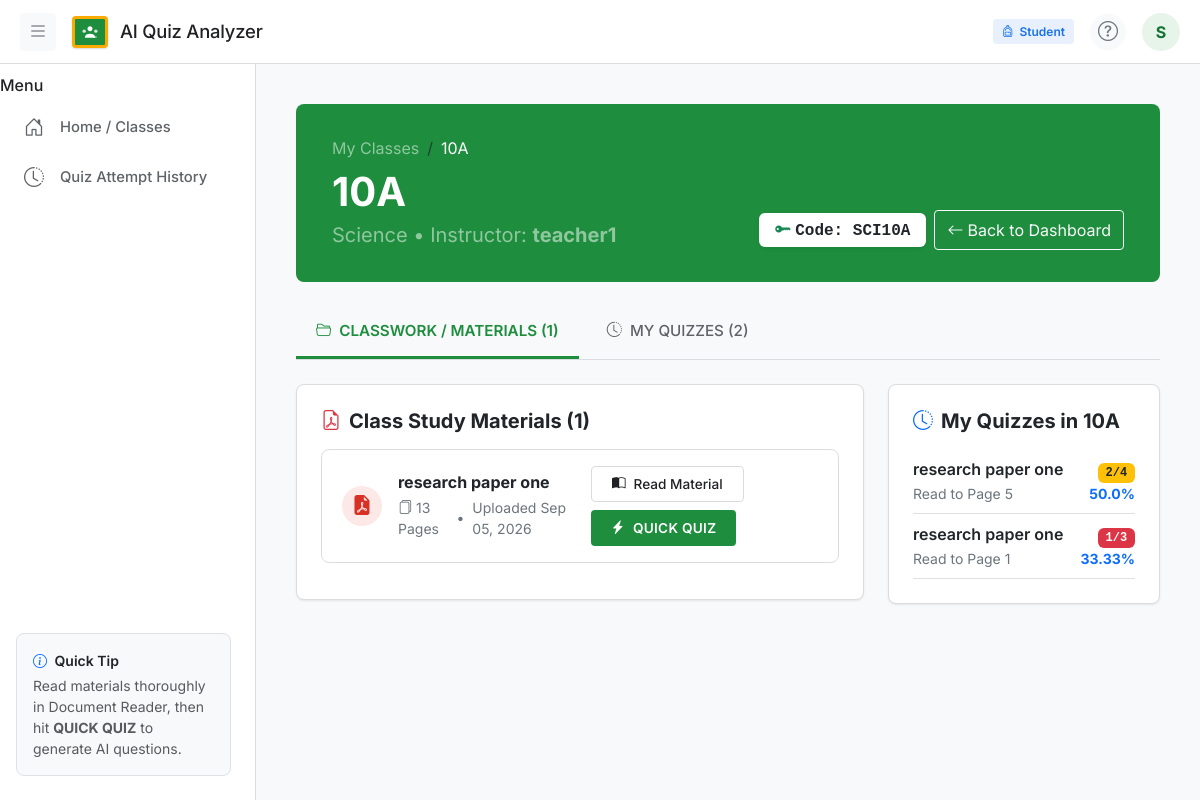
Page /student/class/1/ (signed in) on the committed database.
### quiz_app/models.py (models this page shows, shortened)
class User(AbstractUser):
    ROLE_CHOICES = (
        ('TEACHER', 'Teacher'),
        ('STUDENT', 'Student'),
    )
    role = models.CharField(max_length=10, choices=ROLE_CHOICES, default='STUDENT')
    @property
    def is_teacher(self):
        return self.role == 'TEACHER'
    @property
    def is_student(self):
        return self.role == 'STUDENT'

class ClassRoom(models.Model):
    name = models.CharField(max_length=100)
    code = models.CharField(max_length=20, unique=True)
    subject = models.CharField(max_length=100)
    teacher = models.ForeignKey(User, on_delete=models.CASCADE, related_name='classes_created')
    created_at = models.DateTimeField(auto_now_add=True)

class Document(models.Model):
    FILE_TYPE_CHOICES = (
        ('PDF', 'PDF Document'),
        ('PPT', 'PPT Presentation'),
        ('PPTX', 'PPTX Presentation'),
    )
    STATUS_CHOICES = (
        ('PENDING', 'Pending Processing'),
        ('PROCESSING', 'Processing'),
        ('COMPLETED', 'AI Analysis Completed'),
        ('FAILED', 'Processing Failed'),
    )
    classroom = models.ForeignKey(ClassRoom, on_delete=models.CASCADE, related_name='documents')
    title = models.CharField(max_length=255)
    file = models.FileField(upload_to='documents/', null=True, blank=True)
    file_type = models.CharField(max_length=10, choices=FILE_TYPE_CHOICES, default='PDF')
    total_pages = models.IntegerField(default=0)
    upload_date = models.DateTimeField(auto_now_add=True)
    processing_status = models.CharField(max_length=20, choices=STATUS_CHOICES, default='PENDING')

class QuizAttempt(models.Model):
    STATUS_CHOICES = (
        ('IN_PROGRESS', 'In Progress'),
        ('COMPLETED', 'Completed'),
    )
    student = models.ForeignKey(User, on_delete=models.CASCADE, related_name='quiz_attempts')
    document = models.ForeignKey(Document, on_delete=models.CASCADE, related_name='quiz_attempts')
    confirmed_page = models.IntegerField()
    confirmed_paragraph = models.IntegerField(default=1)
    confirmed_line = models.IntegerField(default=1)
    started_at = models.DateTimeField(auto_now_add=True)
    completed_at = models.DateTimeField(null=True, blank=True)
    questions_attempted = models.IntegerField(default=0)
    correct_answers = models.IntegerField(default=0)
    wrong_answers = models.IntegerField(default=0)
    score = models.CharField(max_length=20, default='0/0')
    percentage = models.FloatField(default=0.0)
    status = models.CharField(max_length=20, choices=STATUS_CHOICES, default='IN_PROGRESS')
    class Meta:
        ordering = ['-started_at']

### quiz_app/views.py (the view)
# urls.py: path('student/class/<int:class_id>/', views.student_class_detail, name='student_class_detail'),
@login_required
def student_class_detail(request, class_id):
    if not request.user.is_student:
        return redirect('teacher_dashboard')
    enrollment = Enrollment.objects.filter(student=request.user, classroom_id=class_id).select_related('classroom', 'classroom__teacher').first()
    if not enrollment:
        messages.error(request, "Access Denied: You are not enrolled in this classroom.")
        return redirect('student_dashboard')
    classroom = enrollment.classroom
    documents = classroom.documents.all().order_by('-upload_date')
    progress_map = {}
    for p in ReadingProgress.objects.filter(student=request.user, document__in=documents):
        progress_map[p.document_id] = p
    recent_attempts = QuizAttempt.objects.filter(
        student=request.user,
        document__classroom=classroom,
        status='COMPLETED'
    ).select_related('document').order_by('-completed_at')[:5]
    context = {
        'classroom': classroom,
        'documents': documents,
        'progress_map': progress_map,
        'recent_attempts': recent_attempts,
    }
    return render(request, 'student/class_detail.html', context)

### templates/student/class_detail.html (shortened to what this page needs)
{% extends 'base.html' %}
{% block content %}
<div class="py-2">
    <div class="gc-classroom-banner gc-banner-green d-flex flex-wrap justify-content-between align-items-end gap-3 mb-4">
        <div>
            <nav aria-label="breadcrumb" class="mb-2">
                <ol class="breadcrumb mb-0 text-white-50 small">
                    <li class="breadcrumb-item"><a href="{% url 'student_dashboard' %}" class="text-white-50 text-decoration-none">My Classes</a></li>
                    <li class="breadcrumb-item active text-white" aria-current="page">{{ classroom.name }}</li>
                </ol>
            </nav>
            <h1 class="display-6 fw-bold text-white mb-1">{{ classroom.name }}</h1>
            <p class="fs-5 text-white-50 mb-0">{{ classroom.subject }} • Instructor: <strong>{{ classroom.teacher.username }}</strong></p>
        </div>
        <div class="d-flex align-items-center gap-2">
            <span class="badge bg-white text-dark font-monospace px-3 py-2 fs-6 shadow-sm"><i class="bi bi-key-fill text-success me-1"></i>Code: {{ classroom.code }}</span>
            <a href="{% url 'student_dashboard' %}" class="btn btn-outline-light" style="border-radius: var(--gc-radius-sm); height: 40px; display: inline-flex; align-items: center;">
                <i class="bi bi-arrow-left me-1"></i> Back to Dashboard
            </a>
        </div>
    </div>
    <div class="gc-tabs">
        <a href="#materials-section" class="gc-tab-item active">
            <i class="bi bi-folder2-open"></i> CLASSWORK / MATERIALS ({{ documents.count }})
        </a>
        <a href="#quizzes-section" class="gc-tab-item">
            <i class="bi bi-clock-history"></i> MY QUIZZES ({{ recent_attempts.count }})
        </a>
    </div>
    <div class="row g-4">
        <div class="col-lg-8">
            <div class="gc-card p-4" id="materials-section">
                <h5 class="fw-bold text-dark mb-3"><i class="bi bi-file-earmark-pdf text-danger me-2"></i>Class Study Materials ({{ documents.count }})</h5>
                {% if documents %}
                    <div class="d-flex flex-column gap-3">
                        {% for doc in documents %}
                            <div class="gc-resource-item">
                                <div class="d-flex align-items-center gap-3">
                                    <div class="gc-resource-icon" style="background: var(--gc-red-light); color: var(--gc-red);">
                                        <i class="bi bi-file-earmark-pdf-fill"></i>
                                    </div>
                                    <div>
                                        <h6 class="fw-bold text-dark mb-1">{{ doc.title }}</h6>
                                        <div class="d-flex align-items-center gap-2 text-secondary small">
                                            <span><i class="bi bi-files me-1"></i>{{ doc.total_pages }} Pages</span>
                                            <span>•</span>
                                            <span>Uploaded {{ doc.upload_date|date:"M d, Y" }}</span>
                                        </div>
                                    </div>
                                </div>
                                <div class="d-flex align-items-center gap-2 flex-wrap">
                                    <a href="{% url 'document_viewer' doc.id %}" class="btn-gc-secondary text-nowrap" style="height: 36px; font-size: 0.85rem;">
                                        <i class="bi bi-book-half"></i> Read Material
                                    </a>
                                    <a href="{% url 'confirm_progress' doc.id %}" class="btn-quick-quiz text-nowrap" style="height: 36px; font-size: 0.85rem;">
                                        <i class="bi bi-lightning-charge-fill"></i> QUICK QUIZ
                                    </a>
                                </div>
                            </div>
                        {% endfor %}
                    </div>
                {% else %}
                    {% include 'components/empty_state.html' with icon_class="bi-journal-x" title="No study materials uploaded yet" description="Your teacher has not uploaded study materials for this class yet. Check back soon!" %}
                {% endif %}
            </div>
        </div>
        <div class="col-lg-4" id="quizzes-section">
            <div class="gc-card p-4">
                <h5 class="fw-bold text-dark mb-3"><i class="bi bi-clock-history text-primary me-2"></i>My Quizzes in {{ classroom.name }}</h5>
                {% if recent_attempts %}
                    <div class="list-group list-group-flush">
                        {% for attempt in recent_attempts %}
                            <a href="{% url 'quiz_result' attempt.id %}" class="list-group-item list-group-item-action px-0 py-2.5 border-0 border-bottom">
                                <div class="d-flex justify-content-between align-items-center">
                                    <div>
                                        <div class="fw-semibold text-dark text-truncate" style="max-width: 160px;">{{ attempt.document.title }}</div>
                                        <span class="small text-secondary">Read to Page {{ attempt.confirmed_page }}</span>
                                    </div>
                                    <div class="text-end">
                                        <span class="badge {% if attempt.percentage >= 75 %}bg-success{% elif attempt.percentage >= 50 %}bg-warning text-dark{% else %}bg-danger{% endif %} font-monospace">
                                            {{ attempt.score }}
                                        </span>
                                        <div class="small fw-bold text-primary mt-0.5">{{ attempt.percentage }}%</div>
                                    </div>
                                </div>
                            </a>
                        {% endfor %}
                    </div>
                {% else %}
                    <div class="text-center py-4 text-secondary small">No quiz attempts recorded in this class yet.</div>
                {% endif %}
            </div>
        </div>
    </div>
</div>
{% endblock %}

### templates/components/topbar.html (shortened to what this page needs)
<header class="gc-header">
    <div class="d-flex align-items-center gap-3">
        {% if user.is_authenticated %}
        <button class="btn btn-light btn-sm border-0 text-secondary fs-5 p-1 px-2" type="button" onclick="toggleSidebar()" aria-label="Toggle Navigation">
            <i class="bi bi-list"></i>
        </button>
        {% endif %}
        <a class="gc-brand" href="{% url 'dashboard' %}">
            <div class="gc-chalkboard-logo">
            </div>
            <span class="gc-brand-title">AI Quiz Analyzer</span>
        </a>
    </div>
    {% if user.is_authenticated %}
    <div class="d-flex align-items-center gap-3">
        <span class="badge-gc-role {% if user.is_teacher %}badge-gc-teacher{% else %}badge-gc-student{% endif %} d-none d-md-inline-flex">
            <i class="bi {% if user.is_teacher %}bi-person-badge{% else %}bi-backpack{% endif %}"></i>
            {{ user.get_role_display }}
        </span>
        <button class="btn btn-light rounded-circle text-secondary p-1 d-none d-sm-flex align-items-center justify-content-center" style="width: 36px; height: 36px;" title="Help & Info" data-bs-toggle="modal" data-bs-target="#helpModal">
            <i class="bi bi-question-circle fs-5"></i>
        </button>
        <div class="dropdown">
            <button class="btn btn-light border-0 p-1 rounded-circle d-flex align-items-center justify-content-center" type="button" id="userMenuDropdown" data-bs-toggle="dropdown" aria-expanded="false" style="width: 38px; height: 38px; background: var(--gc-primary-light); color: var(--gc-primary-dark);">
                <span class="fw-bold fs-6">{{ user.username|first|upper }}</span>
            </button>
        </div>
    </div>
    {% endif %}
</header>

### static/css/classroom.css (style rules this page uses)
:root { --gc-primary: #1E8E3E; --gc-primary-hover: #137333; --gc-primary-light: #E6F4EA; --gc-primary-dark: #137333; --gc-bg: #F8F9FA; --gc-surface: #FFFFFF; --gc-surface-secondary: #F1F3F4; --gc-text-main: #202124; --gc-text-secondary: #5F6368; --gc-text-disabled: #9AA0A6; --gc-border: #DADCE0; --gc-border-light: #F1F3F4; --gc-blue: #1A73E8; --gc-blue-light: #E8F0FE; --gc-red: #D93025; --gc-red-light: #FCE8E6; --gc-yellow: #F9AB00; --gc-yellow-light: #FEF7E0; --gc-success: #188038; --gc-success-light: #E6F4EA; --gc-radius-sm: 4px; --gc-radius-md: 8px; --gc-radius-lg: 12px; --gc-shadow-sm: 0 1px 2px 0 rgba(60,64,67,0.15), 0 1px 3px 1px rgba(60,64,67,0.08); --gc-shadow-md: 0 1px 3px 0 rgba(60,64,67,0.2), 0 4px 8px 3px rgba(60,64,67,0.1); --gc-header-height: 64px; --gc-sidebar-width: 256px; }
body { font-family: 'Inter', -apple-system, BlinkMacSystemFont, Arial, sans-serif; background-color: var(--gc-bg); color: var(--gc-text-main); min-height: 100vh; margin: 0; padding: 0; display: flex; flex-direction: column; }
.gc-header { height: var(--gc-header-height); background-color: var(--gc-surface); border-bottom: 1px solid var(--gc-border); position: sticky; top: 0; z-index: 1020; padding: 0 1.25rem; display: flex; align-items: center; justify-content: space-between; }
.gc-brand { display: flex; align-items: center; gap: 0.75rem; text-decoration: none; color: var(--gc-text-main); font-weight: 500; font-size: 1.2rem; }
.gc-chalkboard-logo { width: 36px; height: 32px; background-color: #1E8E3E; border: 3px solid #F9AB00; border-radius: 4px; display: flex; align-items: center; justify-content: center; box-shadow: 0 1px 2px rgba(0,0,0,0.15); flex-shrink: 0; }
.gc-brand-title { color: var(--gc-text-main); font-size: 1.15rem; font-weight: 500; letter-spacing: -0.2px; }
.btn-gc-secondary { background-color: var(--gc-surface) !important; color: var(--gc-text-main) !important; font-weight: 500; font-size: 0.9rem; height: 40px; padding: 0 1.25rem; border-radius: var(--gc-radius-sm) !important; border: 1px solid var(--gc-border) !important; transition: background-color 0.15s ease; display: inline-flex; align-items: center; gap: 0.5rem; text-decoration: none; cursor: pointer; }
.btn-quick-quiz { background-color: var(--gc-primary); color: #FFFFFF !important; font-weight: 600; font-size: 0.9rem; letter-spacing: 0.3px; height: 40px; padding: 0 1.25rem; border-radius: var(--gc-radius-sm); border: none; display: inline-flex; align-items: center; gap: 0.5rem; text-decoration: none; transition: background-color 0.15s ease; }
.gc-card { background-color: var(--gc-surface); border: 1px solid var(--gc-border); border-radius: var(--gc-radius-md); box-shadow: 0 1px 2px 0 rgba(60,64,67,0.1); overflow: hidden; }
.gc-banner-green { background-color: #1E8E3E; }
.gc-classroom-banner { border-radius: var(--gc-radius-md); padding: 2rem 2.25rem; color: #FFFFFF; margin-bottom: 1.5rem; position: relative; }
.gc-tabs { display: flex; gap: 0.5rem; border-bottom: 1px solid var(--gc-border); margin-bottom: 1.5rem; }
.gc-tab-item { padding: 0.85rem 1.25rem; color: var(--gc-text-secondary); text-decoration: none; font-weight: 500; font-size: 0.95rem; border-bottom: 3px solid transparent; transition: color 0.15s ease, border-color 0.15s ease; display: flex; align-items: center; gap: 0.5rem; }
.gc-tab-item.active { color: var(--gc-primary); border-bottom-color: var(--gc-primary); font-weight: 600; }
.gc-resource-item { background-color: var(--gc-surface); border: 1px solid var(--gc-border); border-radius: var(--gc-radius-md); padding: 1rem 1.25rem; margin-bottom: 0.75rem; display: flex; align-items: center; justify-content: space-between; gap: 1rem; transition: border-color 0.15s ease; }
.gc-resource-icon { width: 40px; height: 40px; border-radius: 50%; background: var(--gc-primary-light); color: var(--gc-primary); display: flex; align-items: center; justify-content: center; font-size: 1.25rem; flex-shrink: 0; }
.badge-gc-role { font-size: 0.75rem; font-weight: 600; padding: 0.3em 0.75em; border-radius: 4px; display: inline-flex; align-items: center; gap: 0.35rem; }
.badge-gc-student { background-color: var(--gc-blue-light); color: var(--gc-blue); }

### rows in the picture
User: role "Student", username|first "S"
ClassRoom: name "10A", subject "Science", teacher.username "teacher1", code "SCI10A"
Document: title "research paper one", total_pages "13", upload_date "Sep 05, 2026"
QuizAttempt: document "research paper one", confirmed_page "5", score "2/4", percentage "50.0"
QuizAttempt: document "research paper one", confirmed_page "1", score "1/3", percentage "33.33"

### other values in the picture
{{ documents.count }} "1"
{{ recent_attempts.count }} "2"
